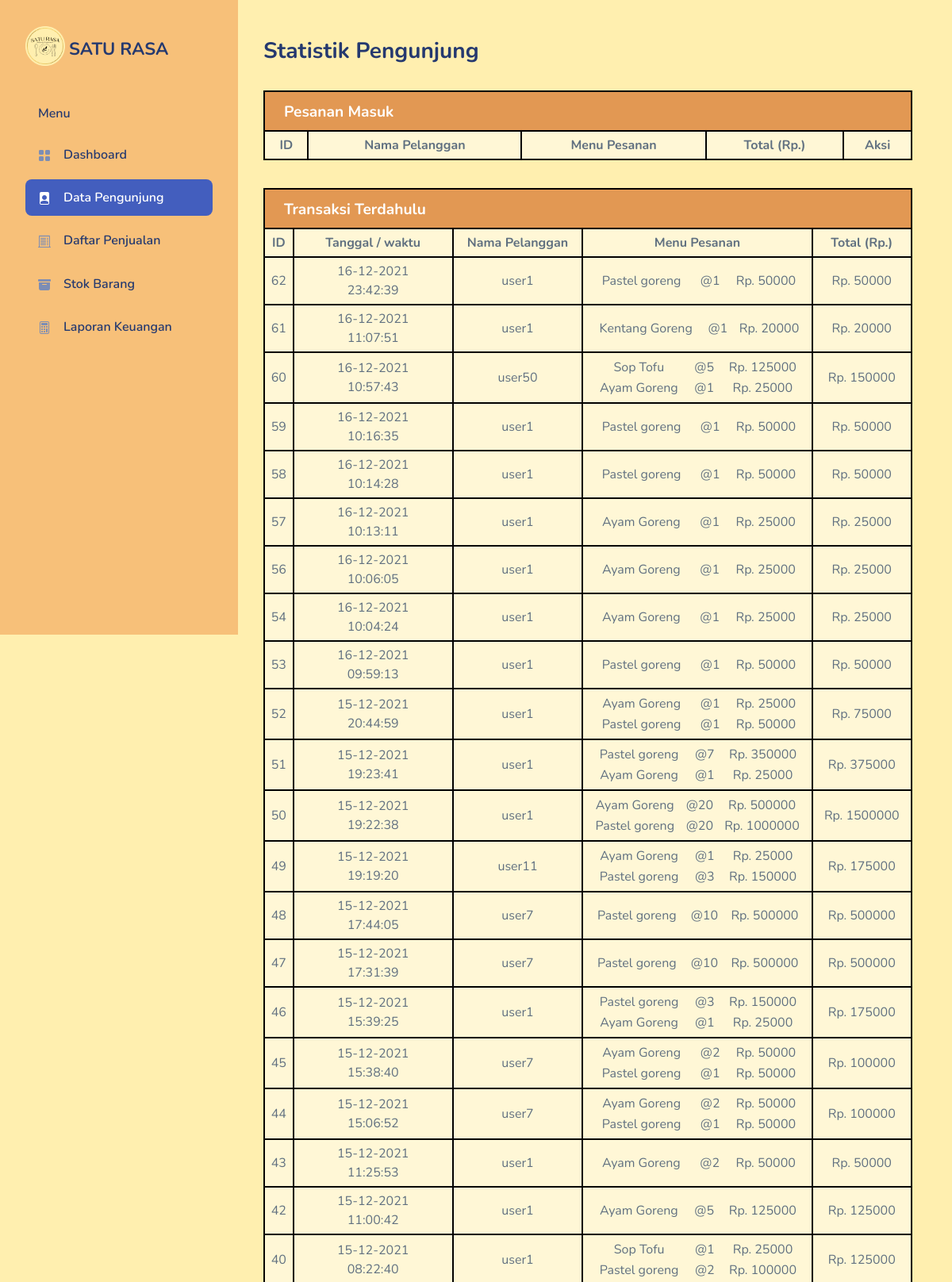
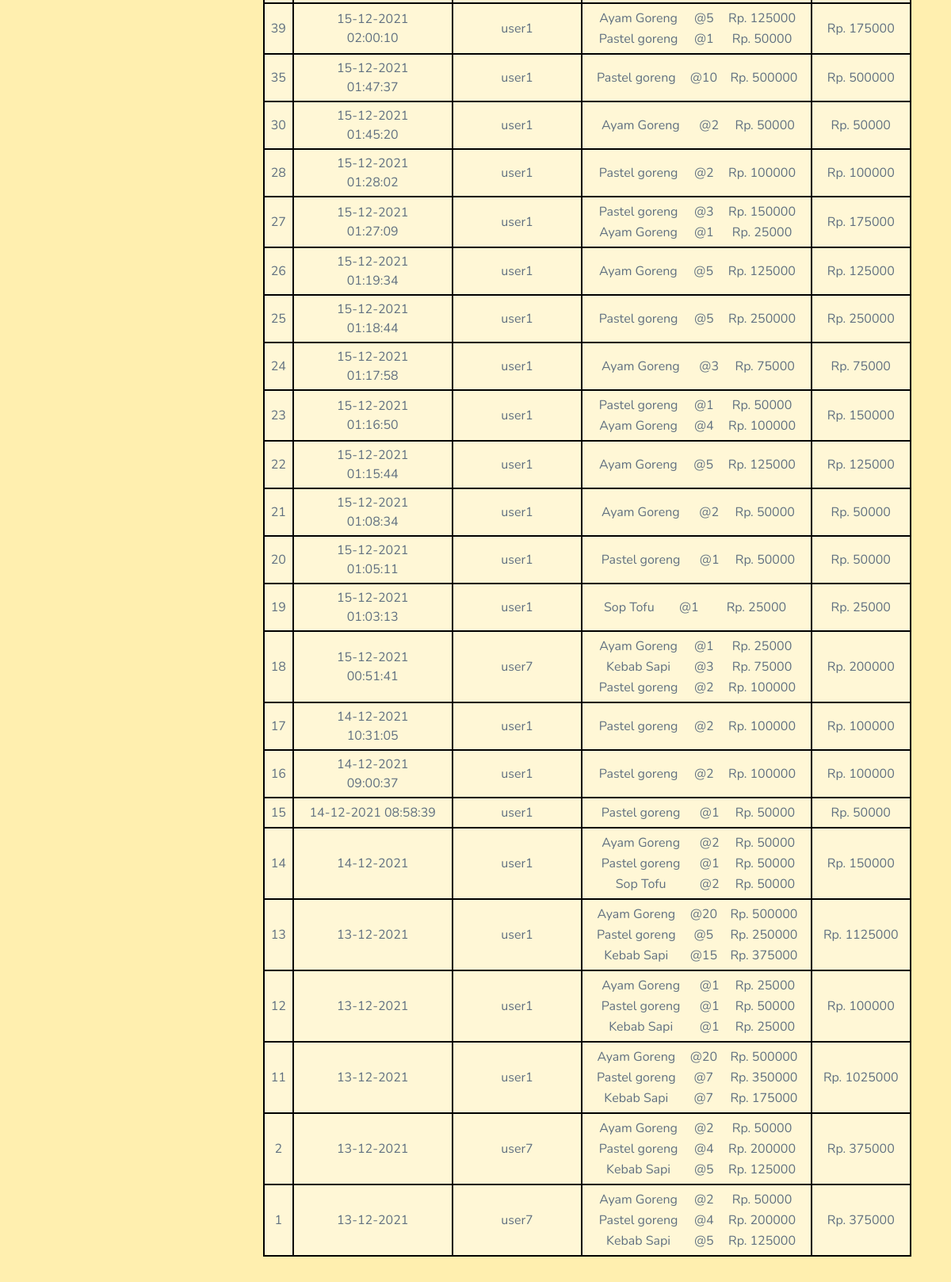
/admintemplate/daftarakun.php (upper part), run on the app's committed database (2 pictures, top to bottom).
### tables this page shows
CREATE TABLE `transaksi` (
  `id` int(255) NOT NULL,
  `waktu` varchar(255) NOT NULL,
  `username` varchar(255) NOT NULL,
  `menu` text DEFAULT 'Belum Memesan',
  `total` int(11) NOT NULL
);

### functions.php (called while the page is built, shortened)
<?php
$conn = mysqli_connect('localhost', 'root', '', 'kasironline');
function ambil($querynya) {
    global $conn;
    $result = mysqli_query($conn, $querynya);
    $rows = [];
    while($row = mysqli_fetch_assoc($result)) {
        $rows[] = $row;
    }
    return $rows;
}
?>

### admintemplate/daftarakun.php (the view, shortened to what this page needs)
<?php
    require "../functions.php";
    $transaksinya = ambil("SELECT * FROM transaksi WHERE total != 0 ORDER BY id DESC");
?>
<!DOCTYPE html>
<html lang="en">
<head>
    <link rel="stylesheet" href="assets/css/bootstrap.css">
    <link rel="stylesheet" href="assets/vendors/iconly/bold.css">
    <link rel="stylesheet" href="assets/vendors/perfect-scrollbar/perfect-scrollbar.css">
    <link rel="stylesheet" href="assets/vendors/bootstrap-icons/bootstrap-icons.css">
    <link rel="stylesheet" href="assets/css/app.css">
    <link rel="stylesheet" href="assets/css/styleku.css">
</head>
<body>
    <div id="app">
        <div id="sidebar" class="active">
            <div class="sidebar-wrapper active">
                <div class="sidebar-header">
                    <div class="d-flex justify-content-between">
                        <div class="logo">
                            <a href="index.html">
                                <img src="assets/images/logo/logo1.png" alt="Logo" srcset="">
                                <h3 style="float: right;margin-top: 17px;margin-left: 5px;font-size: 22px;">SATU RASA</h3>
                            </a>
                        </div>
                    </div>
                </div>
                <div class="sidebar-menu">
                    <ul class="menu">
                        <li class="sidebar-title">Menu</li>
                        <li class="sidebar-item">
                            <a href="index.php" class='sidebar-link'>
                                <i class="bi bi-grid-fill"></i>
                                <span>Dashboard</span>
                            </a>
                        </li>
                        <li class="sidebar-item  active">
                            <a href="daftarakun.html" class='sidebar-link'>
                                <i class="bi bi-file-person-fill"></i>
                                <span>Data Pengunjung</span>
                            </a>
                        </li>
                        <li class="sidebar-item  ">
                            <a href="daftarpenjualan.html" class='sidebar-link'>
                                <i class="bi bi-receipt-cutoff"></i>
                                <span>Daftar Penjualan</span>
                            </a>
                        </li>
                        <li class="sidebar-item  ">
                            <a href="stokbarang.php" class='sidebar-link'>
                                <i class="bi bi-archive-fill"></i>
                                <span>Stok Barang</span>
                            </a>
                        </li>
                        <li class="sidebar-item  ">
                            <a href="laporankeuangan.html" class='sidebar-link'>
                                <i class="bi bi-calculator"></i>
                                <span>Laporan Keuangan</span>
                            </a>
                        </li>
                    </ul>
                </div>
            </div>
        </div>
        <div id="main">
            <div class="page-heading">
                <h3>Statistik Pengunjung</h3>
            </div>
            <div class="page-content">
                <section class="row">
                    <div class="col-12 col-lg-9">
                        <div class="row">
                        <div class="row">
                            <div class="col-12">
                                <div class="card" style="width: 137%;">
                                    <div class="card-header card-header-tabel">
                                        <h4>Pesanan Masuk</h4>
                                    </div>
                                    <div class="card-body kartu-tabel">
                                        <table width="100%" cellspacing="0" cellpadding="5" class="tabelku">
                                            <tr class="tr">
                                                <th class="td">ID</th>
                                                <th class="td">Nama Pelanggan</th>
                                                <th class="td">Menu Pesanan</th>
                                                <th class="td">Total (Rp.)</th>
                                                <th class="td">Aksi</th>
                                            </tr>
                                        </table>
                                    </div>
                                </div>
                            </div>
                            <div class="col-12">
                                <div class="card" style="width: 137%;">
                                    <div class="card-header card-header-tabel">
                                        <h4>Transaksi Terdahulu</h4>
                                    </div>
                                    <div class="card-body kartu-tabel">
                                        <table width="100%" cellspacing="0" cellpadding="5" class="tabelku">
                                            <tr class="tr">
                                                <th class="td">ID</th>
                                                <th>Tanggal / waktu</th>
                                                <th class="td">Nama Pelanggan</th>
                                                <th class="td">Menu Pesanan</th>
                                                <th class="td">Total (Rp.)</th>
                                            </tr>
                                            <?php foreach($transaksinya as $satutransaksi) : ?>
                                            <tr class="tr">
                                                <td class="td"><?php echo $satutransaksi['id'];?></td>
                                                <td><?php echo $satutransaksi['waktu'];?></td>
                                                <td class="td"><?php echo $satutransaksi['username'];?></td>
                                                <td class="td"><?php echo $satutransaksi['menu'];?></td>
                                                <td class="td">Rp. <?php echo $satutransaksi['total'];?></td>
                                            </tr>
                                            <?php endforeach; ?>
                                        </table>
                                    </div>
                                </div>
                            </div>
                        </div>
                    </div>
                    </div>
                </section>
            </div>
        </div>
    </div>
</body>
</html>

### admintemplate/assets/css/app.css (style rules this page uses)
.card { margin-bottom:2.2rem;border:none }
.card .card-header { border:none }
.card .card-header h4 { font-size:1.2rem;font-weight:700 }
.card .card-header~.card-body { padding-top:0 }
.card .card-body { padding:1.5rem }
#sidebar.active .sidebar-wrapper { left:0 }
.sidebar-wrapper { width:300px;height:100vh;position:fixed;top:0;z-index:10;overflow-y:auto;background-color:#fff;bottom:0;transition:left .5s ease-out }
.sidebar-wrapper .sidebar-header { padding:2rem 2rem 1rem;font-size:2rem;font-weight:700 }
.sidebar-wrapper .sidebar-header img { height:1.2rem }
.sidebar-wrapper .menu { margin-top:2rem;padding:0 2rem;font-weight:600 }
.sidebar-wrapper .menu .sidebar-title { padding:0 1rem;margin:1.5rem 0 1rem;font-size:1rem;list-style:none;font-weight:600;color:#25396f }
.sidebar-wrapper .menu .sidebar-link { display:block;padding:.7rem 1rem;font-size:1rem;display:flex;align-items:center;border-radius:.5rem;transition:all .5s;text-decoration:none;color:#25396f }
.sidebar-wrapper .menu .sidebar-link i,.sidebar-wrapper .menu .sidebar-link svg { color:#7c8db5 }
.sidebar-wrapper .menu .sidebar-link span { margin-left:1rem }
.sidebar-wrapper .menu .sidebar-item { list-style:none;margin-top:.5rem;position:relative }
.sidebar-wrapper .menu .sidebar-item.active .sidebar-link { background-color:#435ebe }
.sidebar-wrapper .menu .sidebar-item.active .sidebar-link span { color:#fff }
.sidebar-wrapper .menu .sidebar-item.active .sidebar-link i,.sidebar-wrapper .menu .sidebar-item.active .sidebar-link svg { fill:#fff;color:#fff }
.bi { width:1rem;height:1rem }
#main { margin-left:300px;padding:2rem }
.page-heading { margin:0 0 2rem }
.page-heading h3 { font-weight:700 }
a { text-decoration:none }

### admintemplate/assets/css/styleku.css (style rules this page uses)
body { background-color: #ffefaf; }
.card { background-color: #fff7d6; }
.card-header { background-color: rgb(226, 152, 83); }
h4 { color: white; }
.sidebar-wrapper { background-color: rgb(247, 192, 121); }
.logo a img { width: 50px; height: 50px !important; }
.tabelku { border: 2px solid black !important; border-end-end-radius: 50px; text-align: center; }
.tr { border: 2px solid black !important; }
.td { border: 2px solid black !important; }
.kartu-tabel { padding: 0px !important; }
.card-header-tabel { border-radius: 0px !important; height: 50px !important; border-top: 2px solid black !important; border-left: 2px solid black !important; border-right: 2px solid black !important; }
.card-header-tabel h4 { margin-top: -10px !important; }

### admintemplate/daftarakun.php (style rules this page uses)
#pesanan td { width: 15%px; text-align: center; }

### data on the page
transaksi: id "62", waktu "16-12-2021 23:42:39", username "user1", menu "Pastel goreng @1 Rp. 50000", total "50000"
transaksi: id "61", waktu "16-12-2021 11:07:51", username "user1", menu "Kentang Goreng @1 Rp. 20000", total "20000"
transaksi: id "60", waktu "16-12-2021 10:57:43", username "user50", menu "Sop Tofu @5 Rp. 125000 Ayam Goreng @1 Rp. 25000", total "150000"
transaksi: id "59", waktu "16-12-2021 10:16:35", username "user1", menu "Pastel goreng @1 Rp. 50000", total "50000"
transaksi: id "58", waktu "16-12-2021 10:14:28", username "user1", menu "Pastel goreng @1 Rp. 50000", total "50000"
transaksi: id "57", waktu "16-12-2021 10:13:11", username "user1", menu "Ayam Goreng @1 Rp. 25000", total "25000"
transaksi: id "56", waktu "16-12-2021 10:06:05", username "user1", menu "Ayam Goreng @1 Rp. 25000", total "25000"
transaksi: id "54", waktu "16-12-2021 10:04:24", username "user1", menu "Ayam Goreng @1 Rp. 25000", total "25000"
transaksi: id "53", waktu "16-12-2021 09:59:13", username "user1", menu "Pastel goreng @1 Rp. 50000", total "50000"
transaksi: id "52", waktu "15-12-2021 20:44:59", username "user1", menu "Ayam Goreng @1 Rp. 25000 Pastel goreng @1 Rp. 50000", total "75000"
transaksi: id "51", waktu "15-12-2021 19:23:41", username "user1", menu "Pastel goreng @7 Rp. 350000 Ayam Goreng @1 Rp. 25000", total "375000"
transaksi: id "50", waktu "15-12-2021 19:22:38", username "user1", menu "Ayam Goreng @20 Rp. 500000 Pastel goreng @20 Rp. 1000000", total "1500000"
transaksi: id "49", waktu "15-12-2021 19:19:20", username "user11", menu "Ayam Goreng @1 Rp. 25000 Pastel goreng @3 Rp. 150000", total "175000"
transaksi: id "48", waktu "15-12-2021 17:44:05", username "user7", menu "Pastel goreng @10 Rp. 500000", total "500000"
transaksi: id "47", waktu "15-12-2021 17:31:39", username "user7", menu "Pastel goreng @10 Rp. 500000", total "500000"
transaksi: id "46", waktu "15-12-2021 15:39:25", username "user1", menu "Pastel goreng @3 Rp. 150000 Ayam Goreng @1 Rp. 25000", total "175000"
transaksi: id "45", waktu "15-12-2021 15:38:40", username "user7", menu "Ayam Goreng @2 Rp. 50000 Pastel goreng @1 Rp. 50000", total "100000"
transaksi: id "44", waktu "15-12-2021 15:06:52", username "user7", menu "Ayam Goreng @2 Rp. 50000 Pastel goreng @1 Rp. 50000", total "100000"
transaksi: id "43", waktu "15-12-2021 11:25:53", username "user1", menu "Ayam Goreng @2 Rp. 50000", total "50000"
transaksi: id "42", waktu "15-12-2021 11:00:42", username "user1", menu "Ayam Goreng @5 Rp. 125000", total "125000"
transaksi: id "40", waktu "15-12-2021 08:22:40", username "user1", menu "Sop Tofu @1 Rp. 25000 Pastel goreng @2 Rp. 100000", total "125000"
transaksi: id "39", waktu "15-12-2021 02:00:10", username "user1", menu "Ayam Goreng @5 Rp. 125000 Pastel goreng @1 Rp. 50000", total "175000"
transaksi: id "35", waktu "15-12-2021 01:47:37", username "user1", menu "Pastel goreng @10 Rp. 500000", total "500000"
transaksi: id "30", waktu "15-12-2021 01:45:20", username "user1", menu "Ayam Goreng @2 Rp. 50000", total "50000"
transaksi: id "28", waktu "15-12-2021 01:28:02", username "user1", menu "Pastel goreng @2 Rp. 100000", total "100000"
transaksi: id "27", waktu "15-12-2021 01:27:09", username "user1", menu "Pastel goreng @3 Rp. 150000 Ayam Goreng @1 Rp. 25000", total "175000"
transaksi: id "26", waktu "15-12-2021 01:19:34", username "user1", menu "Ayam Goreng @5 Rp. 125000", total "125000"
transaksi: id "25", waktu "15-12-2021 01:18:44", username "user1", menu "Pastel goreng @5 Rp. 250000", total "250000"
transaksi: id "24", waktu "15-12-2021 01:17:58", username "user1", menu "Ayam Goreng @3 Rp. 75000", total "75000"
transaksi: id "23", waktu "15-12-2021 01:16:50", username "user1", menu "Pastel goreng @1 Rp. 50000 Ayam Goreng @4 Rp. 100000", total "150000"
transaksi: id "22", waktu "15-12-2021 01:15:44", username "user1", menu "Ayam Goreng @5 Rp. 125000", total "125000"
transaksi: id "21", waktu "15-12-2021 01:08:34", username "user1", menu "Ayam Goreng @2 Rp. 50000", total "50000"
transaksi: id "20", waktu "15-12-2021 01:05:11", username "user1", menu "Pastel goreng @1 Rp. 50000", total "50000"
transaksi: id "19", waktu "15-12-2021 01:03:13", username "user1", menu "Sop Tofu @1 Rp. 25000", total "25000"
transaksi: id "18", waktu "15-12-2021 00:51:41", username "user7", menu "Ayam Goreng @1 Rp. 25000 Kebab Sapi @3 Rp. 75000 Pastel goreng @2 Rp. 100000", total "200000"
transaksi: id "17", waktu "14-12-2021 10:31:05", username "user1", menu "Pastel goreng @2 Rp. 100000", total "100000"
transaksi: id "16", waktu "14-12-2021 09:00:37", username "user1", menu "Pastel goreng @2 Rp. 100000", total "100000"
transaksi: id "15", waktu "14-12-2021 08:58:39", username "user1", menu "Pastel goreng @1 Rp. 50000", total "50000"
transaksi: id "14", waktu "14-12-2021", username "user1", menu "Ayam Goreng @2 Rp. 50000 Pastel goreng @1 Rp. 50000 Sop Tofu @2 Rp. 50000", total "150000"
transaksi: id "13", waktu "13-12-2021", username "user1", menu "Ayam Goreng @20 Rp. 500000 Pastel goreng @5 Rp. 250000 Kebab Sapi @15 Rp. 375000", total "1125000"
transaksi: id "12", waktu "13-12-2021", username "user1", menu "Ayam Goreng @1 Rp. 25000 Pastel goreng @1 Rp. 50000 Kebab Sapi @1 Rp. 25000", total "100000"
transaksi: id "11", waktu "13-12-2021", username "user1", menu "Ayam Goreng @20 Rp. 500000 Pastel goreng @7 Rp. 350000 Kebab Sapi @7 Rp. 175000", total "1025000"
transaksi: id "2", waktu "13-12-2021", username "user7", menu "Ayam Goreng @2 Rp. 50000 Pastel goreng @4 Rp. 200000 Kebab Sapi @5 Rp. 125000", total "375000"
transaksi: id "1", waktu "13-12-2021", username "user7", menu "Ayam Goreng @2 Rp. 50000 Pastel goreng @4 Rp. 200000 Kebab Sapi @5 Rp. 125000", total "375000"
